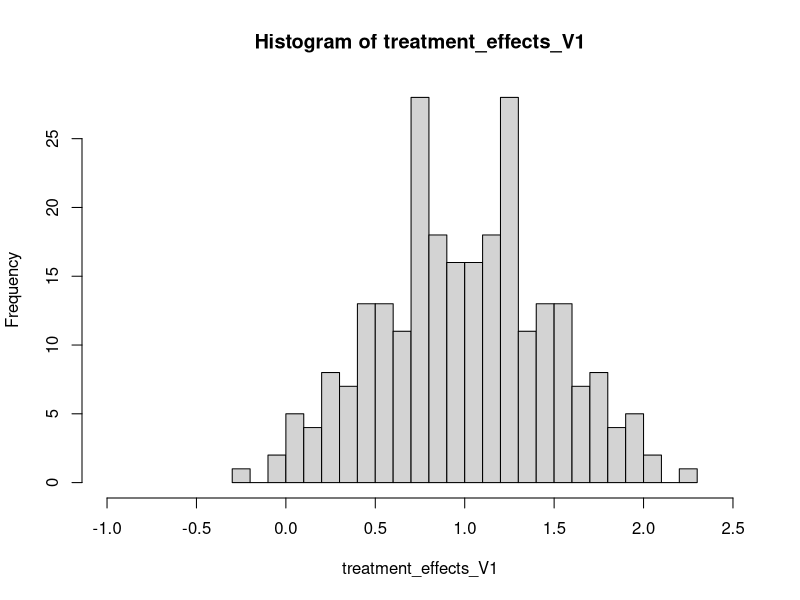
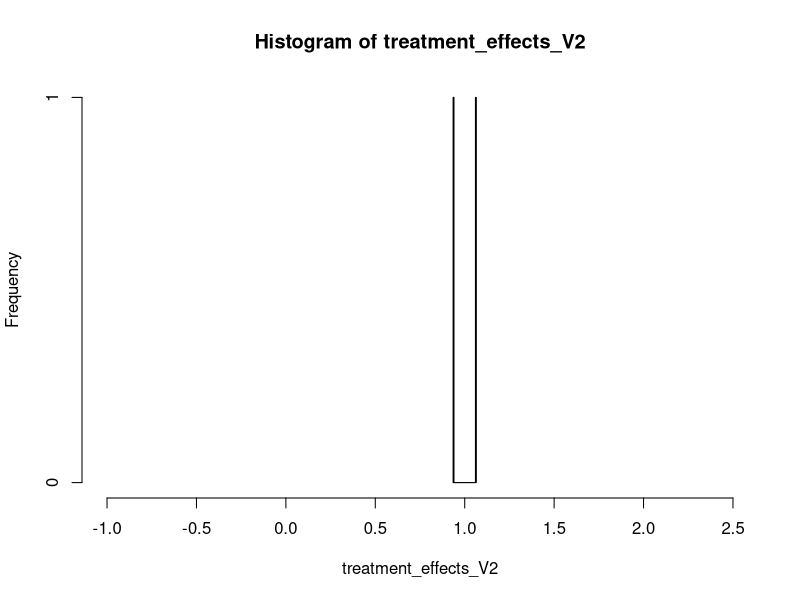

Write R code to recreate these figures, in order.
treatment_effect     <- 1
# Define the individual ids (i)
person               <- 1:10
# Define the cluster indicator (j)
hair_color           <- c(rep("black",5),rep("brown",5))
# Define the control outcome (Y0)
outcome_if_untreated <- rnorm(n = 10)
# Define the treatment outcome (Y1)
outcome_if_treated   <- outcome_if_untreated + treatment_effect

# Version 1 - Not cluster randomized
# Generate all possible non-clustered assignments of treatment (Z)
non_clustered_assignments <- combn(x = unique(person),m = 5)
# Estimate the treatment effect
treatment_effects_V1 <-
  apply(
    X = non_clustered_assignments,
    MARGIN = 2,
    FUN = function(assignment) {
      treated_outcomes   <- outcome_if_treated[person %in% assignment]
      untreated_outcomes <- outcome_if_untreated[!person %in% assignment]
      mean(treated_outcomes) - mean(untreated_outcomes)
    }
  )
# Estimate the true standard error
standard_error_V1 <- sd(treatment_effects_V1)
# Plot the histogram of all possible estimates of the treatment effect
hist(treatment_effects_V1,xlim = c(-1,2.5),breaks = 20)


# Version 2 - Cluster randomized
# Generate all possible assignments of treatment when clustering by hair color (Z)
clustered_assignments     <- combn(x = unique(hair_color),m = 1)
# Estimate the treatment effect
treatment_effects_V2 <-
  sapply(
    X = clustered_assignments,
    FUN = function(assignment) {
      treated_outcomes   <- outcome_if_treated[person %in% person[hair_color==assignment]]
      untreated_outcomes <- outcome_if_untreated[person %in% person[!hair_color==assignment]]
      mean(treated_outcomes) - mean(untreated_outcomes)
    }
  )
# Estimate the true standard error
standard_error_V2 <- sd(treatment_effects_V2)
# Plot the histogram of all possible estimates of the treatment effect
hist(treatment_effects_V2,xlim = c(-1,2.5),breaks = 20)


